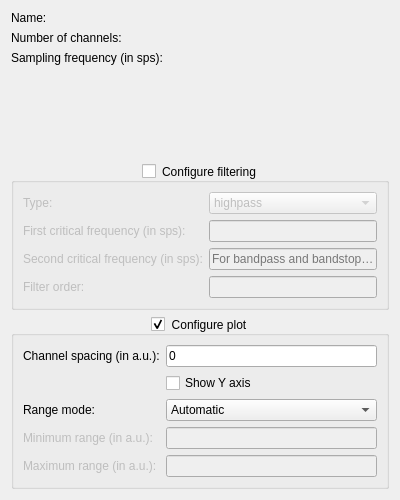
<?xml version="1.0" encoding="UTF-8"?>
<ui version="4.0">
 <class>SignalConfigWidget</class>
 <widget class="QWidget" name="SignalConfigWidget">
  <property name="geometry">
   <rect>
    <x>0</x>
    <y>0</y>
    <width>400</width>
    <height>500</height>
   </rect>
  </property>
  <property name="windowTitle">
   <string>Signal Configuration</string>
  </property>
  <layout class="QVBoxLayout" name="verticalLayout">
   <item>
    <layout class="QFormLayout" name="formLayout1">
     <item row="0" column="0">
      <widget class="QLabel" name="label1">
       <property name="text">
        <string>Name:</string>
       </property>
      </widget>
     </item>
     <item row="0" column="1">
      <widget class="QLabel" name="sigNameLabel">
       <property name="text">
        <string/>
       </property>
      </widget>
     </item>
     <item row="1" column="0">
      <widget class="QLabel" name="label2">
       <property name="text">
        <string>Number of channels:</string>
       </property>
      </widget>
     </item>
     <item row="1" column="1">
      <widget class="QLabel" name="nChLabel">
       <property name="text">
        <string/>
       </property>
      </widget>
     </item>
     <item row="2" column="0">
      <widget class="QLabel" name="label3">
       <property name="text">
        <string>Sampling frequency (in sps):</string>
       </property>
      </widget>
     </item>
     <item row="2" column="1">
      <widget class="QLabel" name="freqLabel">
       <property name="text">
        <string/>
       </property>
      </widget>
     </item>
    </layout>
   </item>
   <item>
    <widget class="QGroupBox" name="filteringGroupBox">
     <property name="toolTip">
      <string>Only for visualization, the raw signal will be saved to file</string>
     </property>
     <property name="title">
      <string>Configure filtering</string>
     </property>
     <property name="alignment">
      <set>Qt::AlignCenter</set>
     </property>
     <property name="checkable">
      <bool>true</bool>
     </property>
     <property name="checked">
      <bool>false</bool>
     </property>
     <layout class="QFormLayout" name="formLayout2">
      <item row="0" column="0">
       <widget class="QLabel" name="label4">
        <property name="frameShape">
         <enum>QFrame::NoFrame</enum>
        </property>
        <property name="text">
         <string>Type:</string>
        </property>
       </widget>
      </item>
      <item row="0" column="1">
       <widget class="QComboBox" name="filtTypeComboBox">
        <item>
         <property name="text">
          <string>highpass</string>
         </property>
        </item>
        <item>
         <property name="text">
          <string>lowpass</string>
         </property>
        </item>
        <item>
         <property name="text">
          <string>bandpass</string>
         </property>
        </item>
        <item>
         <property name="text">
          <string>bandstop</string>
         </property>
        </item>
       </widget>
      </item>
      <item row="1" column="0">
       <widget class="QLabel" name="label5">
        <property name="text">
         <string>First critical frequency (in sps):</string>
        </property>
       </widget>
      </item>
      <item row="1" column="1">
       <widget class="QLineEdit" name="freq1TextField">
        <property name="toolTip">
         <string/>
        </property>
        <property name="placeholderText">
         <string/>
        </property>
       </widget>
      </item>
      <item row="2" column="0">
       <widget class="QLabel" name="label6">
        <property name="text">
         <string>Second critical frequency (in sps):</string>
        </property>
       </widget>
      </item>
      <item row="2" column="1">
       <widget class="QLineEdit" name="freq2TextField">
        <property name="enabled">
         <bool>false</bool>
        </property>
        <property name="toolTip">
         <string/>
        </property>
        <property name="placeholderText">
         <string>For bandpass and bandstop only</string>
        </property>
       </widget>
      </item>
      <item row="3" column="0">
       <widget class="QLabel" name="label7">
        <property name="text">
         <string>Filter order:</string>
        </property>
       </widget>
      </item>
      <item row="3" column="1">
       <widget class="QLineEdit" name="filtOrderTextField">
        <property name="toolTip">
         <string/>
        </property>
        <property name="placeholderText">
         <string/>
        </property>
       </widget>
      </item>
     </layout>
    </widget>
   </item>
   <item>
    <widget class="QGroupBox" name="plotGroupBox">
     <property name="toolTip">
      <string/>
     </property>
     <property name="title">
      <string>Configure plot</string>
     </property>
     <property name="alignment">
      <set>Qt::AlignCenter</set>
     </property>
     <property name="flat">
      <bool>false</bool>
     </property>
     <property name="checkable">
      <bool>true</bool>
     </property>
     <property name="checked">
      <bool>true</bool>
     </property>
     <layout class="QFormLayout" name="formLayout4">
      <item row="0" column="0">
       <widget class="QLabel" name="label8">
        <property name="text">
         <string>Channel spacing (in a.u.):</string>
        </property>
       </widget>
      </item>
      <item row="0" column="1">
       <widget class="QLineEdit" name="chSpacingTextField">
        <property name="toolTip">
         <string>Spacing between the channels in the signal unit (only for multi-channel signals)</string>
        </property>
        <property name="text">
         <string>0</string>
        </property>
        <property name="placeholderText">
         <string/>
        </property>
       </widget>
      </item>
      <item row="1" column="1">
       <widget class="QCheckBox" name="showYAxisCheckBox">
        <property name="text">
         <string>Show Y axis</string>
        </property>
       </widget>
      </item>
      <item row="2" column="0">
       <widget class="QLabel" name="label9">
        <property name="text">
         <string>Range mode:</string>
        </property>
       </widget>
      </item>
      <item row="2" column="1">
       <widget class="QComboBox" name="rangeModeComboBox">
        <item>
         <property name="text">
          <string>Automatic</string>
         </property>
        </item>
        <item>
         <property name="text">
          <string>Manual</string>
         </property>
        </item>
       </widget>
      </item>
      <item row="3" column="0">
       <widget class="QLabel" name="label10">
        <property name="enabled">
         <bool>false</bool>
        </property>
        <property name="text">
         <string>Minimum range (in a.u.):</string>
        </property>
       </widget>
      </item>
      <item row="3" column="1">
       <widget class="QLineEdit" name="minRangeTextField">
        <property name="enabled">
         <bool>false</bool>
        </property>
       </widget>
      </item>
      <item row="4" column="0">
       <widget class="QLabel" name="label11">
        <property name="enabled">
         <bool>false</bool>
        </property>
        <property name="text">
         <string>Maximum range (in a.u.):</string>
        </property>
       </widget>
      </item>
      <item row="4" column="1">
       <widget class="QLineEdit" name="maxRangeTextField">
        <property name="enabled">
         <bool>false</bool>
        </property>
       </widget>
      </item>
     </layout>
    </widget>
   </item>
  </layout>
 </widget>
 <tabstops>
  <tabstop>filteringGroupBox</tabstop>
  <tabstop>filtTypeComboBox</tabstop>
  <tabstop>freq1TextField</tabstop>
  <tabstop>freq2TextField</tabstop>
  <tabstop>filtOrderTextField</tabstop>
  <tabstop>plotGroupBox</tabstop>
  <tabstop>chSpacingTextField</tabstop>
  <tabstop>showYAxisCheckBox</tabstop>
  <tabstop>rangeModeComboBox</tabstop>
  <tabstop>minRangeTextField</tabstop>
  <tabstop>maxRangeTextField</tabstop>
 </tabstops>
 <resources/>
 <connections/>
</ui>
